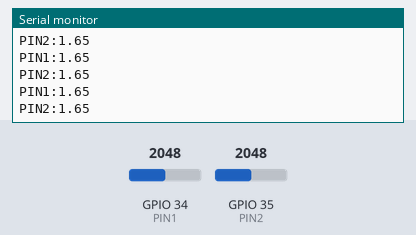
A sketch run on a simulated ESP32. Shown: the last lines printed to the serial monitor. The inputs (shaded band) are chosen by the test bench; at power-on: GPIO 34 (PIN1) = 2048, GPIO 35 (PIN2) = 2048 (analog values on the 0–4095 scale). Nothing arrives over Bluetooth unless stated; a phone connects over Bluetooth LE 3 s after start.

Above: at 1.2 s.
1.3 s: GPIO 34 (PIN1) set to 2866
At 2.3 s:
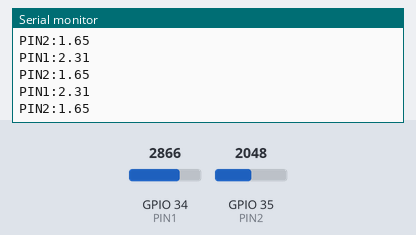
2.8 s: GPIO 35 (PIN2) set to 2866
At 3.9 s:
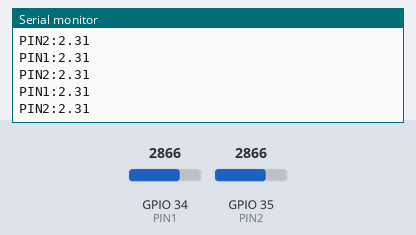
4.3 s: GPIO 34 (PIN1) set to 3603
At 5.1 s:
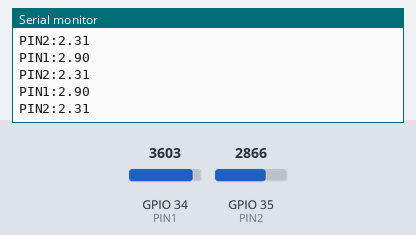
5.8 s: GPIO 35 (PIN2) set to 3603
Timing chart, 0 to 6.2 s (numbered marks = the images above; inputs shaded):
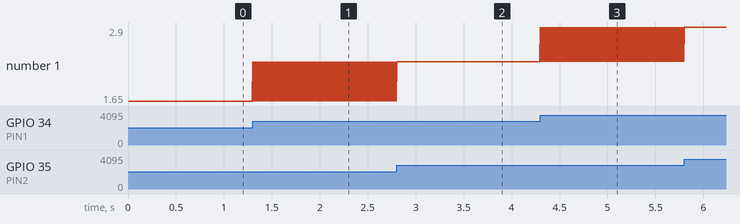

The sketch:

crosscode_esp32.ino
```cpp
//set baud rate for 115200
//#include <ArduinoBLE.h>
//BLEService customService("180C");  //create bLE service
//BLEIntCharacteristic valueCharacteristic("2A56", BLERead | BLENotify); //sends to phone
//BLEFloatCharacteristic valueCharacteristic("2A56", BLERead | BLENotify);  //sends to phone

//#define F(string_literal) (reinterpret_cast<const __FlashStringHelper *>(PSTR(string_literal)))

#ifdef ARDUINO_ARCH_ESP32
  #include "BLEDevice.h"
  #include "BLEUtils.h"
  #include "BLEServer.h"
#else
  #error "This sketch is for ESP32 only."
#endif

#define SERVICE_UUID        "180C"
#define CHARACTERISTIC_UUID "2A56"

#define PIN1 34
#define PIN2 35

BLEServer* pServer = NULL;
BLECharacteristic* pCharacteristic = NULL;
bool deviceConnected = false;

class MyServerCallbacks : public BLEServerCallbacks {
  void onConnect(BLEServer* pServer) {
    deviceConnected = true;
  }

  void onDisconnect(BLEServer* pServer) {
    deviceConnected = false;
  }
};


//making bufSize smaller to make it work (og 2000)
const int bufSize = 200;  //this was 200, changing it to 1000 for testing -> make sure to change it back to 200
//sample around like 3-4 seconds for 5Hz
//5Hz --> 5 waves every second
// 17 seconds of this is way overkill, i would be taking like 85 samples


const unsigned long sampleInterval = 5000;  // 5000 = 5 ms //this was 4000
float Ts = .005;                            // sample every .005 seconds (5 ms) //.004
unsigned long lastSample = 0;


//float sensorData1[bufSize];
int16_t sensorData1[bufSize];
//float sensorData2[bufSize];
int16_t sensorData2[bufSize];
int new_index = 0;

struct crossCorrReturn {
  //float highr;
  int16_t highr;
  //float highshift;
  int16_t highshift;
};


void setup() {
  Serial.begin(115200);

    analogReadResolution(12);   // esp32 is 12 bit
  analogSetAttenuation(ADC_11db); //esp 32 is 3.3V

  pinMode(PIN1, INPUT);
  pinMode(PIN2, INPUT);
 // pinMode(A0, INPUT);
  //pinMode(A1, INPUT);

  //BLE stuff
  BLEDevice::init("ESP32_BLE");

  pServer = BLEDevice::createServer();
  pServer->setCallbacks(new MyServerCallbacks());

  BLEService* pService = pServer->createService(SERVICE_UUID);

  pCharacteristic = pService->createCharacteristic(
                      CHARACTERISTIC_UUID,
                      BLECharacteristic::PROPERTY_READ |
                      BLECharacteristic::PROPERTY_NOTIFY
                    );

  pCharacteristic->setValue("0");

  pService->start();
  pServer->getAdvertising()->start();

  Serial.println("ESP32 BLE ready");
  lastSample = micros();

  lastSample = micros();  //time since program started
}


void loop() {

  //BLEDevice central = BLE.central();
  unsigned long nowSample = micros();

  if (nowSample - lastSample >= sampleInterval) {  //are we past the sampling interval
    lastSample += sampleInterval;

    int16_t currentData1 = analogRead(PIN1);
    int16_t currentData2 = analogRead(PIN2);

    sensorData1[new_index] = currentData1;
    sensorData2[new_index] = currentData2;


    //convert them to voltages
    float reading1 = currentData1 * (3.3 / 4095.0); //12 bit --> 4096
    float reading2 = currentData2 * (3.3 / 4095.0);


    Serial.print("PIN1:");
    Serial.println(reading1);
    Serial.print("PIN2:");
    Serial.println(reading2);


    //commenting this out to see if it decreases times
    //Serial.print(reading1);
    //Serial.print(";");
    //Serial.println(reading2);


    /* these are uncoverted voltages
    Serial.print(sensorData1[new_index]);
    Serial.print(";");
    //Serial.println(sensorData2[new_index], 3)
    Serial.println(sensorData2[new_index]);
   // i think this is slowing it down
   */

    new_index++;
    /*
    if (new_index % 100 == 0) { //this makes sure that it is actually getting values
      Serial.println(new_index);
    }
    */


    if (new_index >= bufSize) {

      crossCorrReturn result = crossCorr_calculate(sensorData1, sensorData2, bufSize, Ts);
      //Serial.print("highshift: (milli*1000)");
      //Serial.println(result.highshift);
      //Serial.print("highr: (*1000)");
      //Serial.println(result.highr);

      if (deviceConnected) {
        float scale = (float)result.highshift / 1000;  // scale down to seconds for sending
        //valueCharacteristic.writeValue(scale); commenting this out to just send voltages read
        //valueCharacteristic.writeValue(float(reading1)); //ruitong verification
        //valueCharacteristic.writeValue(float(reading2));
        pCharacteristic->setValue((uint8_t*)&scale, sizeof(scale)); //send stuff over BLE
        pCharacteristic->notify(); //push value to device
        /*Serial.print(reading1);
        Serial.print(";");
        Serial.println(reading2);
        */

      }


      new_index = 0;  //am i clearing this properly -- it doesnt really clear just overwrites
      // once it reaches the buffer size, then it has to collect new data and start over again
    }
  }
}


crossCorrReturn crossCorr_calculate(int16_t x[], int16_t y[], int n, float Ts) {  //two arrays, and the buffersize

  crossCorrReturn result;

  //this is all just copied over from other cross correlation
  float mx = 0, my = 0, sx = 0, sy = 0, sxy, r;

  // Calculate mean
  for (int i = 0; i < n; i++) {
    mx += x[i];
    my += y[i];
  }
  mx /= n;
  my /= n;

  // calculate denominator
  for (int i = 0; i < n; i++) {
    sx += (x[i] - mx) * (x[i] - mx);
    sy += (y[i] - my) * (y[i] - my);
  }
  double denom = sqrt(sx * sy);

  int maxShift2 = 100;  //this makes it match the matlab
  //const float Ts = 0.01; //sample rate for 100 Hz (delay 10)
  //const float Ts = 0.005;               //sample rate for every 5 ms (200 Hz)
  //const float Ts = .015;                //sample rate for every 15ms (67 Hz)

  Serial.println("delay,correlation");  //Serial Plotter


  float highr = -1.0;
  float highshift = 0;
  // Calculate and print cross-correlation
  for (int shift = -maxShift2; shift <= maxShift2; shift++) {  //og maxShift
    sxy = 0;

    for (int i = 0; i < n; i++) {
      int j = i + shift;
      if (j < 0 || j >= n) continue;
      //if (j < 0 || j >= n){
      //sxy += (x[i] - mx) * (-my);
      //}
      else {
        sxy += (x[i] - mx) * (y[j] - my);
      }
    }

    r = sxy / denom;

    if (r > highr) {
      highr = r;
      highshift = shift * Ts;  //og just shift
    }
    float delaySec = shift * Ts;  //og not here
  }
  result.highr = (int16_t)(highr * 1000.0);        //correlation
  result.highshift = (int16_t)(highshift * 1000);  // time offset times 1000
  return result;
}
```

Measured:
- after the input at 1.3 s, the serial monitor: prints a new line at once (image 1)
- after the input at 2.8 s, the serial monitor: prints a new line at once (image 2)
- after the input at 4.3 s, the serial monitor: prints a new line at once (image 3)
